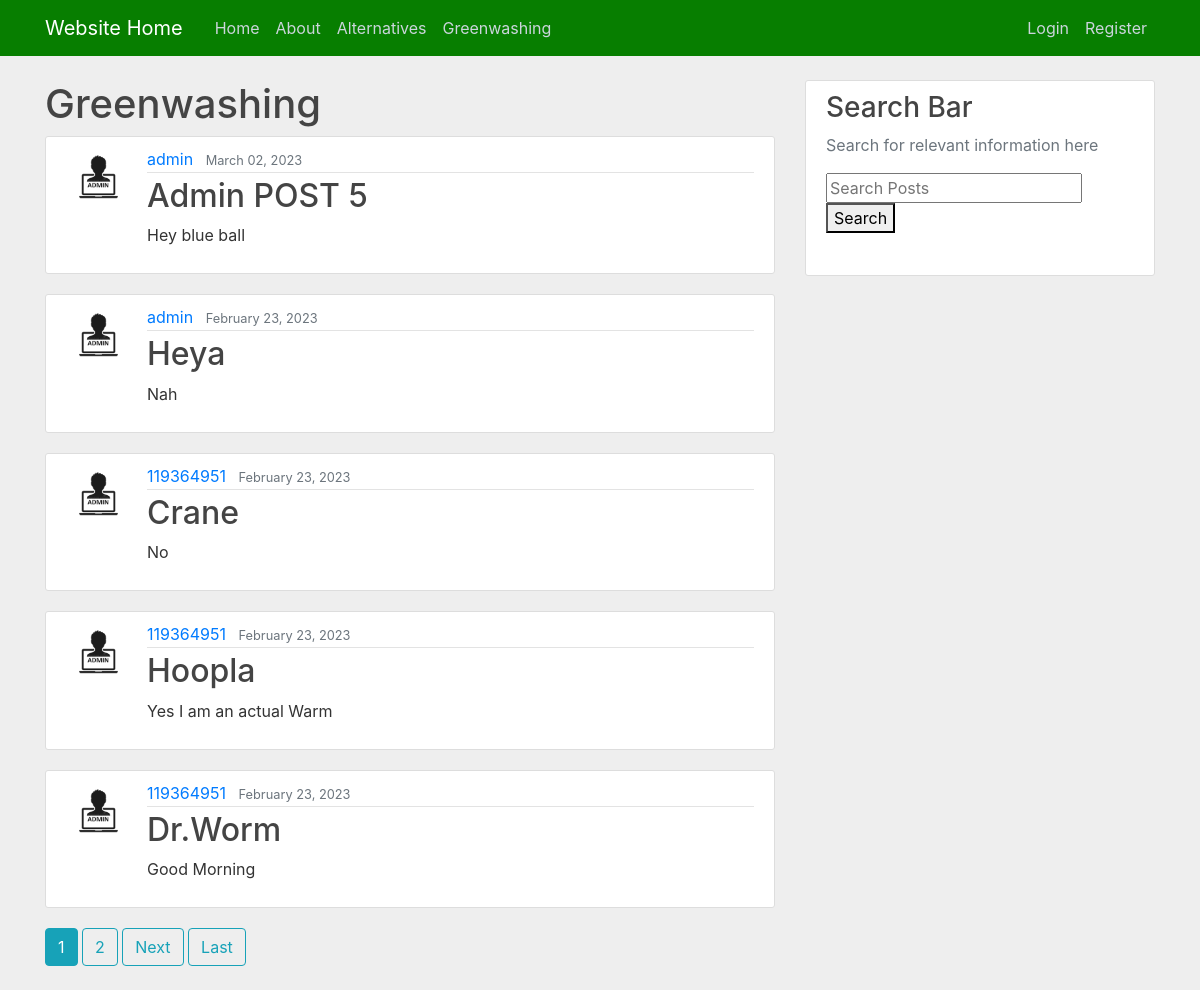
The app's page /greenwashing/ with its own data.
### website/models.py (models this page shows)
class GreenPosts(models.Model):
    title = models.CharField(max_length=100)
    content = models.TextField()
    date_posted = models.DateTimeField(default=timezone.now)
    author = models.ForeignKey(User, on_delete=models.CASCADE)

### users/models.py (models this page shows, shortened)
class Profile(models.Model):
    user = models.OneToOneField(User, on_delete=models.CASCADE)
    image = models.ImageField(default='default.jpg', upload_to='profile_pics')

### website/views.py (the view)
# urls.py: path('greenwashing/', GreenPostListView.as_view(), name='website-greenwashing'),
class GreenPostListView(ListView):
    model = GreenPosts
    template_name = 'website/greenwashing.html' #<app>/<model>_<viewtype>.html
    context_object_name = 'greenposts'
    ordering = ['-date_posted']
    paginate_by = 5

### website/templates/website/greenwashing.html (shortened to what this page needs)
{% extends "website/base.html" %}
{% block content %}
<h1>Greenwashing</h1>
    {% for greenposts in greenposts %}
    <article class="media content-section">
      <img class="rounded-circle article-img" src="{{ greenposts.author.profile.image.url }}">
    <div class="media-body">
        <div class="article-metadata">
        <a class="mr-2" href="{% url 'greenuser-posts' greenposts.author.username %}">{{ greenposts.author }}</a>
        <small class="text-muted">{{ greenposts.date_posted|date:"F d, Y" }}</small>
        </div>
        <h2><a class="article-title" href="{% url 'greenpost-detail' greenposts.id %}">{{ greenposts.title }}</a></h2>
        <p class="article-content">{{ greenposts.content }}</p>
    </div>
    </article>
    {% endfor %}
    {% if is_paginated %}
      {% for num in page_obj.paginator.page_range %}
        {% if page_obj.number == num %}
          <a class="btn btn-info mb-4" href="?page={{ num }}">{{ num }}</a>
        {% elif num > page_obj.number|add:'-3' and num < page_obj.number|add:'3' %}
          <a class="btn btn-outline-info mb-4" href="?page={{ num }}">{{ num }}</a>
        {% endif %}
      {% endfor %}
      {% if page_obj.has_next %}
        <a class="btn btn-outline-info mb-4" href="?page={{ page_obj.next_page_number }}">Next</a>
        <a class="btn btn-outline-info mb-4" href="?page={{ page_obj.paginator.num_pages }}">Last</a>
      {% endif %}
    {% endif %}
{% endblock content %}

### website/static/website/main.css (style rules this page uses)
body { background: #eeeeee; color: #333333; margin-top: 5rem; }
h1, h2, h3, h4, h5, h6 { color: #444444; }
.content-section { background: #ffffff; padding: 10px 20px; border: 1px solid #dddddd; border-radius: 3px; margin-bottom: 20px; }
.article-title { color: #444444; }
.article-content { white-space: pre-line; }
.article-img { height: 65px; width: 65px; margin-right: 16px; }
.article-metadata { padding-bottom: 1px; margin-bottom: 4px; border-bottom: 1px solid #e3e3e3 }

### records on screen
GreenPosts: author.profile.image (picture), author "admin", date_posted "March 02, 2023", title "Admin POST 5", content "Hey blue ball"
GreenPosts: author.profile.image (picture), author "admin", date_posted "February 23, 2023", title "Heya", content "Nah"
GreenPosts: author.profile.image (picture), author "119364951", date_posted "February 23, 2023", title "Crane", content "No"
GreenPosts: author.profile.image (picture), author "119364951", date_posted "February 23, 2023", title "Hoopla", content "Yes I am an actual Warm"
GreenPosts: author.profile.image (picture), author "119364951", date_posted "February 23, 2023", title "Dr.Worm", content "Good Morning"

### other values on screen
{{ num }} "1"
{{ num }} "2"
